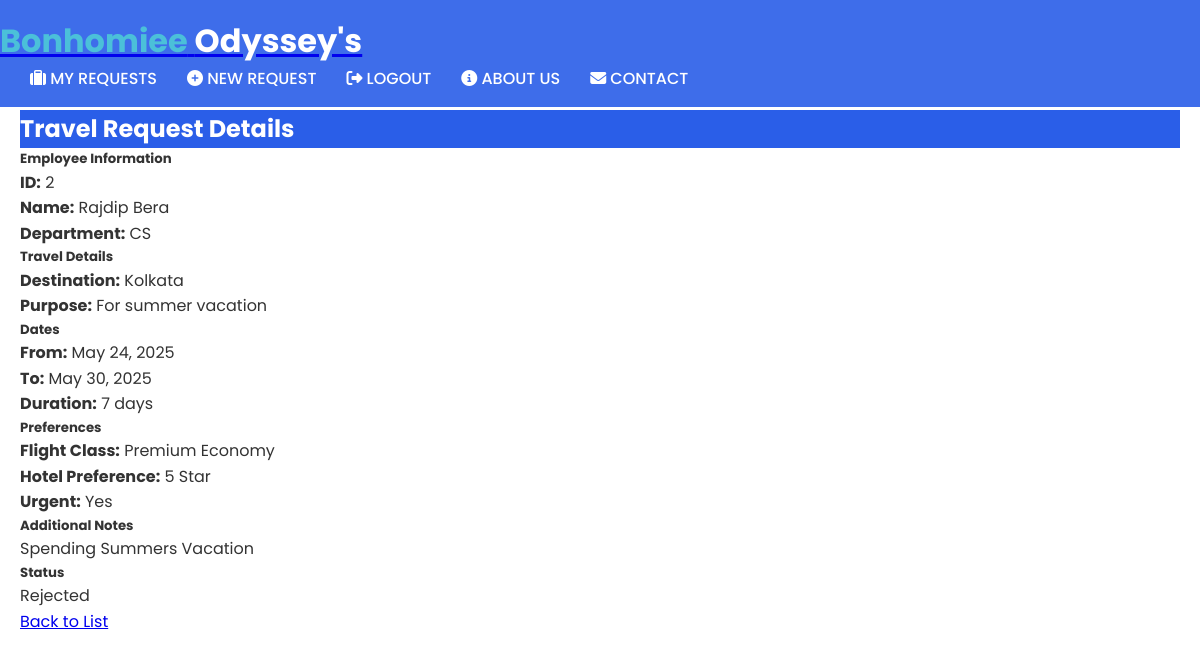
The page /requests/2/ (signed in) on the database its author committed.
### travel/models.py (models this page shows, shortened)
class TravelRequest(models.Model):
    FLIGHT_CLASS_CHOICES = [
        ('economy', 'Economy'),
        ('business', 'Business'),
        ('premium', 'Premium Economy'),
    ]
    HOTEL_CHOICES = [
        ('3star', '3 Star'),
        ('4star', '4 Star'),
        ('5star', '5 Star'),
    ]
    STATUS_CHOICES = [
        ('pending', 'Pending'),
        ('approved', 'Approved'),
        ('rejected', 'Rejected'),
    ]
    user = models.ForeignKey(User, on_delete=models.CASCADE)  # This is the critical field
    employee_number = models.CharField(max_length=50)
    name = models.CharField(max_length=100)
    department = models.CharField(max_length=100)
    destination = models.CharField(max_length=100)
    travel_purpose = models.TextField()
    start_date = models.DateField()
    end_date = models.DateField()
    flight_class = models.CharField(max_length=20, choices=FLIGHT_CLASS_CHOICES)
    hotel_preference = models.CharField(max_length=20, choices=HOTEL_CHOICES)
    notes = models.TextField(blank=True)
    is_urgent = models.BooleanField(default=False)
    status = models.CharField(max_length=20, choices=STATUS_CHOICES, default='pending')
    created_at = models.DateTimeField(auto_now_add=True)
    updated_at = models.DateTimeField(auto_now=True)
    admin_verified = models.BooleanField(default=False)
    verification_notification_sent = models.BooleanField(default=False)
    @property
    def duration(self):
        return (self.end_date - self.start_date).days + 1

### travel/views.py (the view)
# urls.py: path('requests/<int:pk>/', views.travel_request_detail, name='travel_request_detail'),
@login_required
def travel_request_detail(request, pk):
    travel_request = get_object_or_404(TravelRequest, pk=pk, user=request.user)
    return render(request, 'travel/travel_request_detail.html', {
        'request': travel_request
    })

### travel/templates/travel/travel_request_detail.html (shortened to what this page needs)
{% extends 'travel/navbar.html' %}
{% load static %}
{% block content %}
<div class="container" style="padding-top: 30px;">
    <div class="card shadow">
        <div class="card-header" style="background-color: #2a5ee8; color: white;">
            <h2>Travel Request Details</h2>
        </div>
        <div class="card-body">
            <div class="row mb-4">
                <div class="col-md-6">
                    <h5>Employee Information</h5>
                    <p><strong>ID:</strong> {{ request.employee_number }}</p>
                    <p><strong>Name:</strong> {{ request.name }}</p>
                    <p><strong>Department:</strong> {{ request.department }}</p>
                </div>
                <div class="col-md-6">
                    <h5>Travel Details</h5>
                    <p><strong>Destination:</strong> {{ request.destination }}</p>
                    <p><strong>Purpose:</strong> {{ request.travel_purpose }}</p>
                </div>
            </div>
            <div class="row mb-4">
                <div class="col-md-6">
                    <h5>Dates</h5>
                    <p><strong>From:</strong> {{ request.start_date|date:"M d, Y" }}</p>
                    <p><strong>To:</strong> {{ request.end_date|date:"M d, Y" }}</p>
                    <p><strong>Duration:</strong> {{ request.duration }} days</p>
                </div>
                <div class="col-md-6">
                    <h5>Preferences</h5>
                    <p><strong>Flight Class:</strong> {{ request.get_flight_class_display }}</p>
                    <p><strong>Hotel Preference:</strong> {{ request.get_hotel_preference_display }}</p>
                    <p><strong>Urgent:</strong> {% if request.is_urgent %}Yes{% else %}No{% endif %}</p>
                </div>
            </div>
            {% if request.notes %}
            <div class="mb-4">
                <h5>Additional Notes</h5>
                <p>{{ request.notes }}</p>
            </div>
            {% endif %}
            <div class="mb-4">
                <h5>Status</h5>
                <span class="badge
                    {% if request.status == 'approved' %}bg-success
                    {% elif request.status == 'rejected' %}bg-danger
                    {% else %}bg-warning text-dark{% endif %}">
                    {{ request.get_status_display }}
                </span>
            </div>
            <div class="d-flex justify-content-end">
                <a href="{% url 'travel:travel_request_list' %}" class="btn btn-secondary me-2">
                    Back to List
                </a>
            </div>
        </div>
    </div>
</div>
{% endblock %}

### travel/templates/travel/navbar.html (style rules this page uses)
:root { --primary-color: #2a5ee8; --secondary-color: #1a3a8f; --accent-color: #4bc0d9; --light-color: #f8f9fa; --dark-color: #212529; --success-color: #28a745; }
* { margin: 0; padding: 0; box-sizing: border-box; }
body { font-family: 'Poppins', sans-serif; line-height: 1.6; color: #333; background-color: #fff; }
.container, .cntr { width: 100%; max-width: 1200px; margin: 0 auto; padding: 0 20px; }

### rows shown on the page
TravelRequest: employee_number "2", name "Rajdip Bera", department "CS", destination "Kolkata", travel_purpose "For summer vacation", start_date "May 24, 2025", end_date "May 30, 2025", duration "7", flight_class "Premium Economy", hotel_preference "5 Star", notes "Spending Summers Vacation", status "Rejected"
